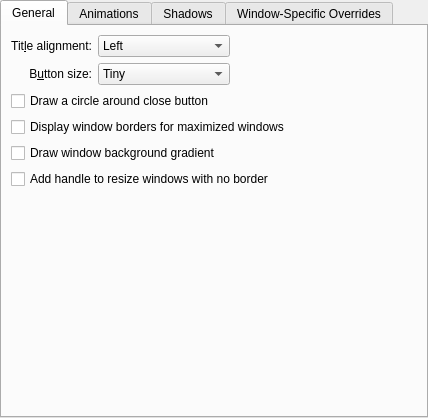
<?xml version="1.0" encoding="UTF-8"?>
<ui version="4.0">
 <class>TeamSquirtleConfigurationUI</class>
 <widget class="QWidget" name="TeamSquirtleConfigurationUI">
  <property name="geometry">
   <rect>
    <x>0</x>
    <y>0</y>
    <width>428</width>
    <height>418</height>
   </rect>
  </property>
  <layout class="QVBoxLayout" name="verticalLayout">
   <property name="leftMargin">
    <number>0</number>
   </property>
   <property name="topMargin">
    <number>0</number>
   </property>
   <property name="rightMargin">
    <number>0</number>
   </property>
   <property name="bottomMargin">
    <number>0</number>
   </property>
   <item>
    <widget class="QTabWidget" name="tabWidget">
     <property name="currentIndex">
      <number>0</number>
     </property>
     <widget class="QWidget" name="tab">
      <attribute name="title">
       <string>General</string>
      </attribute>
      <layout class="QGridLayout" name="gridLayout_4">
       <item row="0" column="0">
        <widget class="QLabel" name="label_3">
         <property name="text">
          <string>Tit&amp;le alignment:</string>
         </property>
         <property name="alignment">
          <set>Qt::AlignRight|Qt::AlignTrailing|Qt::AlignVCenter</set>
         </property>
         <property name="buddy">
          <cstring>titleAlignment</cstring>
         </property>
        </widget>
       </item>
       <item row="1" column="0">
        <widget class="QLabel" name="label_4">
         <property name="text">
          <string>B&amp;utton size:</string>
         </property>
         <property name="alignment">
          <set>Qt::AlignRight|Qt::AlignTrailing|Qt::AlignVCenter</set>
         </property>
         <property name="buddy">
          <cstring>buttonSize</cstring>
         </property>
        </widget>
       </item>
       <item row="1" column="1">
        <widget class="QComboBox" name="buttonSize">
         <item>
          <property name="text">
           <string>Tiny</string>
          </property>
         </item>
         <item>
          <property name="text">
           <string comment="@item:inlistbox Button size:">Small</string>
          </property>
         </item>
         <item>
          <property name="text">
           <string comment="@item:inlistbox Button size:">Normal</string>
          </property>
         </item>
         <item>
          <property name="text">
           <string comment="@item:inlistbox Button size:">Large</string>
          </property>
         </item>
         <item>
          <property name="text">
           <string comment="@item:inlistbox Button size:">Very Large</string>
          </property>
         </item>
        </widget>
       </item>
       <item row="0" column="1">
        <widget class="QComboBox" name="titleAlignment">
         <item>
          <property name="text">
           <string>Left</string>
          </property>
         </item>
         <item>
          <property name="text">
           <string>Center</string>
          </property>
         </item>
         <item>
          <property name="text">
           <string>Center (Full Width)</string>
          </property>
         </item>
         <item>
          <property name="text">
           <string>Right</string>
          </property>
         </item>
        </widget>
       </item>
       <item row="0" column="2">
        <spacer name="horizontalSpacer">
         <property name="orientation">
          <enum>Qt::Horizontal</enum>
         </property>
         <property name="sizeHint" stdset="0">
          <size>
           <width>40</width>
           <height>20</height>
          </size>
         </property>
        </spacer>
       </item>
       <item row="6" column="0" colspan="3">
        <spacer name="verticalSpacer">
         <property name="orientation">
          <enum>Qt::Vertical</enum>
         </property>
         <property name="sizeHint" stdset="0">
          <size>
           <width>20</width>
           <height>40</height>
          </size>
         </property>
        </spacer>
       </item>
       <item row="5" column="0" colspan="3">
        <widget class="QCheckBox" name="drawSizeGrip">
         <property name="text">
          <string>Add handle to resize windows with no border</string>
         </property>
        </widget>
       </item>
       <item row="3" column="0" colspan="3">
        <widget class="QCheckBox" name="drawBorderOnMaximizedWindows">
         <property name="text">
          <string>Display window borders for maximized windows</string>
         </property>
        </widget>
       </item>
       <item row="2" column="0" colspan="3">
        <widget class="QCheckBox" name="outlineCloseButton">
         <property name="text">
          <string>Draw a circle around close button</string>
         </property>
        </widget>
       </item>
       <item row="4" column="0" colspan="3">
        <widget class="QCheckBox" name="drawBackgroundGradient">
         <property name="text">
          <string>Draw window background gradient</string>
         </property>
        </widget>
       </item>
      </layout>
     </widget>
     <widget class="QWidget" name="tab_2">
      <attribute name="title">
       <string>Animations</string>
      </attribute>
      <layout class="QGridLayout" name="gridLayout_5">
       <item row="1" column="0">
        <widget class="QLabel" name="animationsDurationLabel">
         <property name="enabled">
          <bool>false</bool>
         </property>
         <property name="text">
          <string>Anima&amp;tions duration:</string>
         </property>
         <property name="alignment">
          <set>Qt::AlignRight|Qt::AlignTrailing|Qt::AlignVCenter</set>
         </property>
         <property name="buddy">
          <cstring>animationsDuration</cstring>
         </property>
        </widget>
       </item>
       <item row="1" column="1">
        <widget class="QSpinBox" name="animationsDuration">
         <property name="enabled">
          <bool>false</bool>
         </property>
         <property name="suffix">
          <string>ms</string>
         </property>
         <property name="maximum">
          <number>500</number>
         </property>
        </widget>
       </item>
       <item row="1" column="2">
        <spacer name="horizontalSpacer_4">
         <property name="orientation">
          <enum>Qt::Horizontal</enum>
         </property>
         <property name="sizeHint" stdset="0">
          <size>
           <width>40</width>
           <height>20</height>
          </size>
         </property>
        </spacer>
       </item>
       <item row="0" column="0" colspan="3">
        <widget class="QCheckBox" name="animationsEnabled">
         <property name="text">
          <string>Enable animations</string>
         </property>
        </widget>
       </item>
       <item row="2" column="0" colspan="3">
        <spacer name="verticalSpacer_2">
         <property name="orientation">
          <enum>Qt::Vertical</enum>
         </property>
         <property name="sizeHint" stdset="0">
          <size>
           <width>20</width>
           <height>40</height>
          </size>
         </property>
        </spacer>
       </item>
      </layout>
     </widget>
     <widget class="QWidget" name="tab_4">
      <attribute name="title">
       <string>Shadows</string>
      </attribute>
      <layout class="QGridLayout" name="gridLayout">
       <item row="0" column="0">
        <widget class="QLabel" name="label">
         <property name="text">
          <string>Si&amp;ze:</string>
         </property>
         <property name="alignment">
          <set>Qt::AlignRight|Qt::AlignTrailing|Qt::AlignVCenter</set>
         </property>
         <property name="buddy">
          <cstring>shadowSize</cstring>
         </property>
        </widget>
       </item>
       <item row="0" column="1">
        <widget class="QSpinBox" name="shadowSize">
         <property name="suffix">
          <string>px</string>
         </property>
         <property name="minimum">
          <number>6</number>
         </property>
         <property name="maximum">
          <number>64</number>
         </property>
        </widget>
       </item>
       <item row="1" column="0">
        <widget class="QLabel" name="label_2">
         <property name="text">
          <string comment="strength of the shadow (from transparent to opaque)">S&amp;trength:</string>
         </property>
         <property name="alignment">
          <set>Qt::AlignRight|Qt::AlignTrailing|Qt::AlignVCenter</set>
         </property>
         <property name="buddy">
          <cstring>shadowStrength</cstring>
         </property>
        </widget>
       </item>
       <item row="1" column="1">
        <widget class="QSpinBox" name="shadowStrength">
         <property name="suffix">
          <string>%</string>
         </property>
         <property name="minimum">
          <number>10</number>
         </property>
         <property name="maximum">
          <number>100</number>
         </property>
        </widget>
       </item>
       <item row="1" column="2">
        <spacer name="horizontalSpacer_5">
         <property name="orientation">
          <enum>Qt::Horizontal</enum>
         </property>
         <property name="sizeHint" stdset="0">
          <size>
           <width>40</width>
           <height>20</height>
          </size>
         </property>
        </spacer>
       </item>
       <item row="2" column="0">
        <widget class="QLabel" name="label_5">
         <property name="text">
          <string>Color:</string>
         </property>
         <property name="alignment">
          <set>Qt::AlignRight|Qt::AlignTrailing|Qt::AlignVCenter</set>
         </property>
        </widget>
       </item>
       <item row="2" column="1">
        <widget class="KColorButton" name="shadowColor"/>
       </item>
       <item row="3" column="0" colspan="3">
        <spacer name="verticalSpacer_3">
         <property name="orientation">
          <enum>Qt::Vertical</enum>
         </property>
         <property name="sizeHint" stdset="0">
          <size>
           <width>20</width>
           <height>40</height>
          </size>
         </property>
        </spacer>
       </item>
      </layout>
     </widget>
     <widget class="QWidget" name="tab_3">
      <attribute name="title">
       <string>Window-Specific Overrides</string>
      </attribute>
      <layout class="QVBoxLayout" name="verticalLayout_3">
       <item>
        <widget class="TeamSquirtle::ExceptionListWidget" name="exceptions" native="true">
         <property name="sizePolicy">
          <sizepolicy hsizetype="Preferred" vsizetype="Expanding">
           <horstretch>0</horstretch>
           <verstretch>0</verstretch>
          </sizepolicy>
         </property>
        </widget>
       </item>
      </layout>
     </widget>
    </widget>
   </item>
  </layout>
 </widget>
 <customwidgets>
  <customwidget>
   <class>KColorButton</class>
   <extends>QPushButton</extends>
   <header>kcolorbutton.h</header>
  </customwidget>
  <customwidget>
   <class>TeamSquirtle::ExceptionListWidget</class>
   <extends>QWidget</extends>
   <header>config/teamsquirtleexceptionlistwidget.h</header>
   <container>1</container>
  </customwidget>
 </customwidgets>
 <tabstops>
  <tabstop>tabWidget</tabstop>
  <tabstop>titleAlignment</tabstop>
  <tabstop>buttonSize</tabstop>
  <tabstop>outlineCloseButton</tabstop>
  <tabstop>drawBorderOnMaximizedWindows</tabstop>
  <tabstop>drawBackgroundGradient</tabstop>
  <tabstop>drawSizeGrip</tabstop>
  <tabstop>animationsEnabled</tabstop>
  <tabstop>animationsDuration</tabstop>
  <tabstop>shadowSize</tabstop>
  <tabstop>shadowStrength</tabstop>
  <tabstop>shadowColor</tabstop>
 </tabstops>
 <resources/>
 <connections>
  <connection>
   <sender>animationsEnabled</sender>
   <signal>toggled(bool)</signal>
   <receiver>animationsDurationLabel</receiver>
   <slot>setEnabled(bool)</slot>
   <hints>
    <hint type="sourcelabel">
     <x>34</x>
     <y>194</y>
    </hint>
    <hint type="destinationlabel">
     <x>84</x>
     <y>221</y>
    </hint>
   </hints>
  </connection>
  <connection>
   <sender>animationsEnabled</sender>
   <signal>toggled(bool)</signal>
   <receiver>animationsDuration</receiver>
   <slot>setEnabled(bool)</slot>
   <hints>
    <hint type="sourcelabel">
     <x>108</x>
     <y>194</y>
    </hint>
    <hint type="destinationlabel">
     <x>141</x>
     <y>229</y>
    </hint>
   </hints>
  </connection>
 </connections>
</ui>
